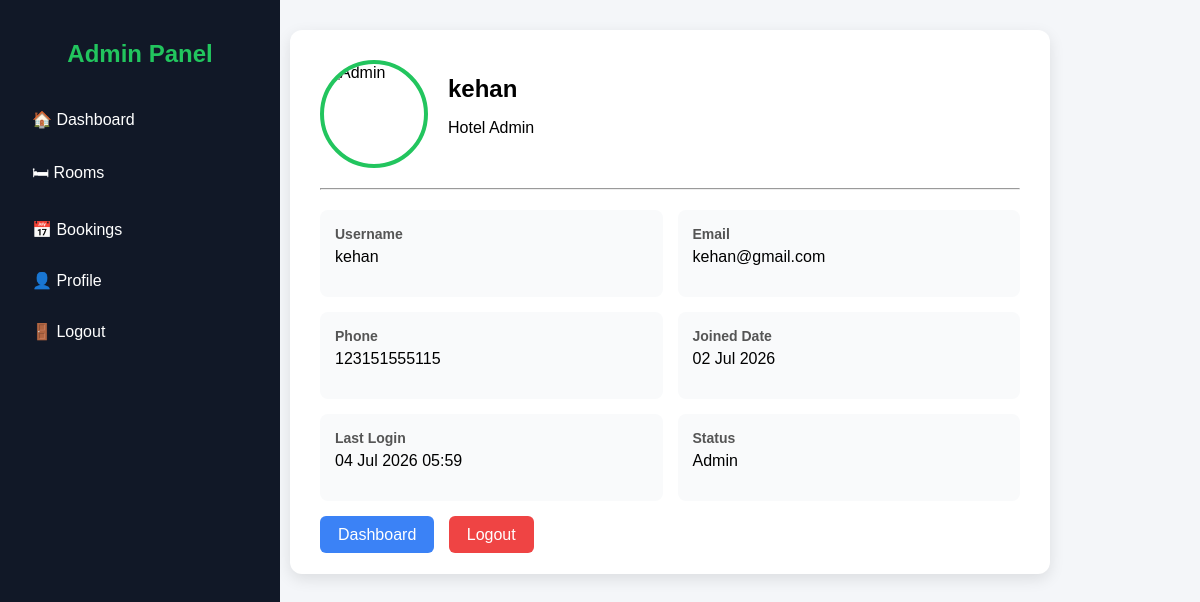
Before: /profiledata/ (signed in) with the older database file.
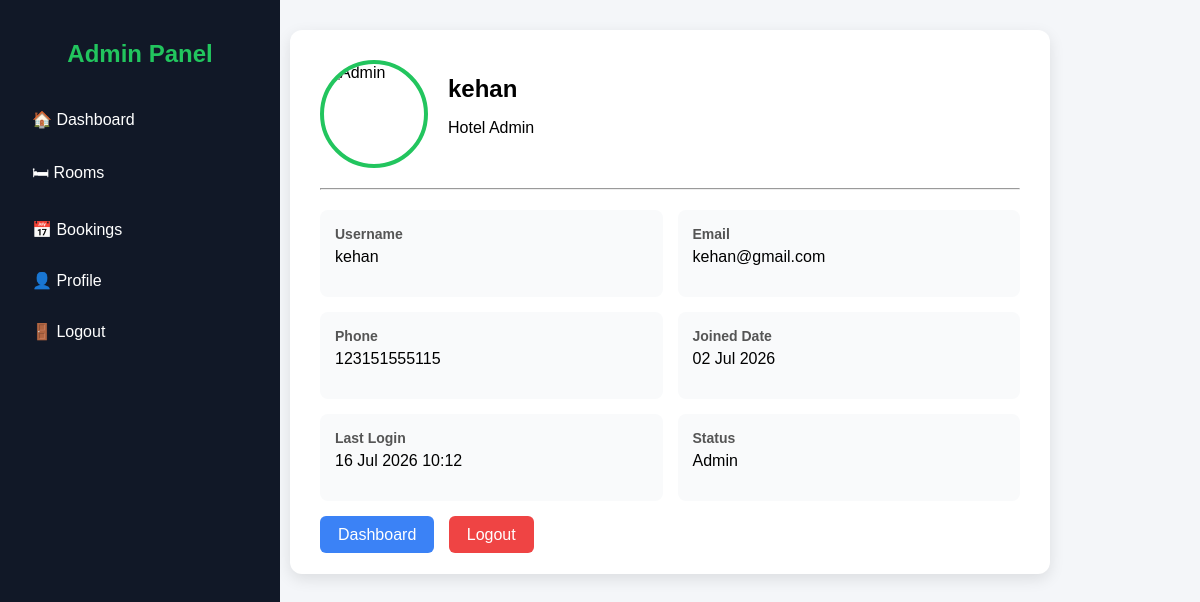
After: the same page with the newer database file.
### app1/models.py (models this page shows)
class userdata(AbstractUser):
    phone=models.CharField(max_length=12)
    photo=models.ImageField(upload_to="photo/",blank=True,null=True)
    roll=(
        ('Admin',"admin"),
        ("Customber","customber")
    )
    user_roll=models.CharField(choices=roll,default="Customer",null=True,max_length=10)

### app1/views.py (the view)
# urls.py: path("profiledata/",views.profiledata,name="profiledata"),
@login_required
def profiledata(request):
    return render(request, "admin/profiledata.html")

### app1/templates/admin/profiledata.html (shortened to what this page needs)
<!DOCTYPE html>
<html>
<head>
</head>
<body>
<div class="sidebar">
    <h2>Admin Panel</h2>
    <a href="{% url 'admin' %}">🏠 Dashboard</a>
    <a href="#">🛏 Rooms</a>
    <a href="#">📅 Bookings</a>
    <a href="#">👤 Profile</a>
    <a href="{% url 'logout' %}">🚪 Logout</a>
</div>
<div class="main">
<div class="profile-card">
<div class="profile-header">
<img src="https://i.imgur.com/8Km9tLL.png" alt="Admin">
<div>
<h2>{{ request.user.username }}</h2>
<p>Hotel Admin</p>
</div>
</div>
<hr>
<div class="info">
<div class="box">
<label>Username</label>
<p>{{ request.user.username }}</p>
</div>
<div class="box">
<label>Email</label>
<p>{{ request.user.email }}</p>
</div>
<div class="box">
<label>Phone</label>
<p>{{ request.user.phone }}</p>
</div>
<div class="box">
<label>Joined Date</label>
<p>{{ request.user.date_joined|date:"d M Y" }}</p>
</div>
<div class="box">
<label>Last Login</label>
<p>{{ request.user.last_login|date:"d M Y H:i" }}</p>
</div>
<div class="box">
<label>Status</label>
<p>
{% if request.user.is_superuser %}
Admin
{% else %}
Staff
{% endif %}
</p>
</div>
</div>
<div class="buttons">
<a href="{% url 'admin' %}" class="btn dashboard">Dashboard</a>
<a href="{% url 'logoutdata'%}" class="btn logout">Logout</a>
</div>
</div>
</div>
</body>
</html>

Changed rows visible on the page:
changed userdata "kehan": user.last_login "04 Jul 2026 05:59" → "16 Jul 2026 10:12"
